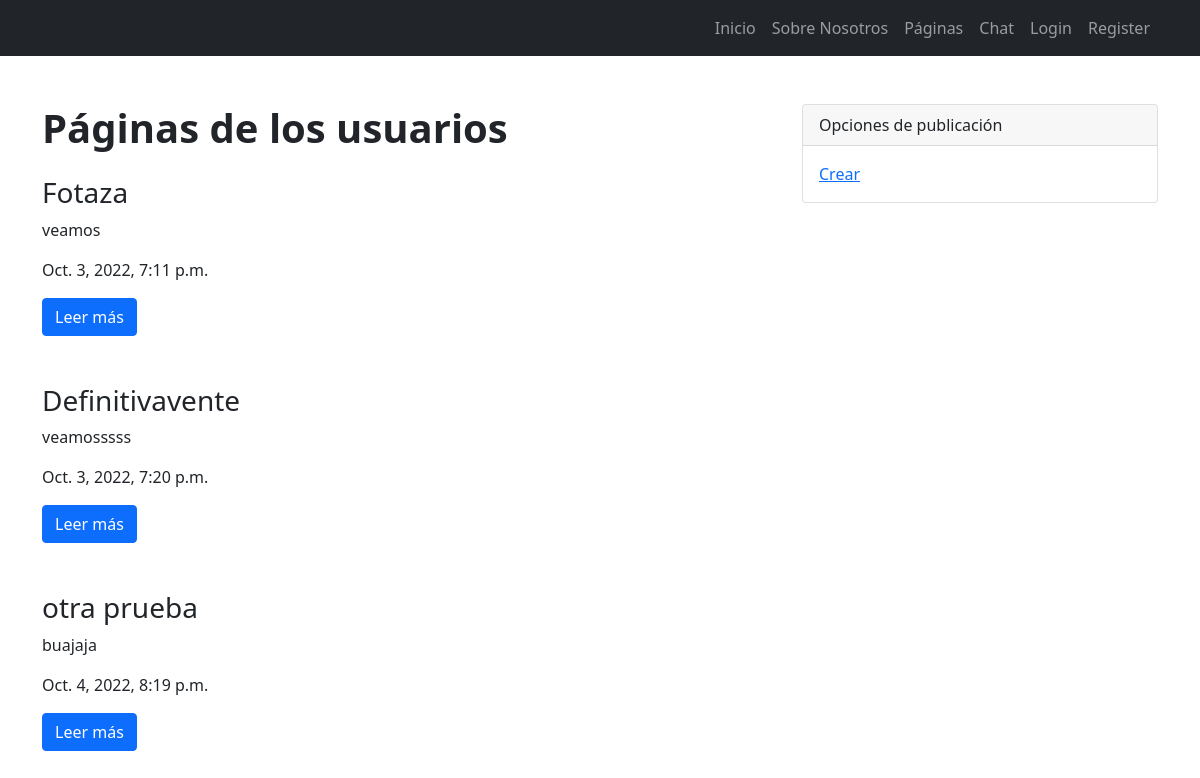
Page /paginas/ on the earlier database version.
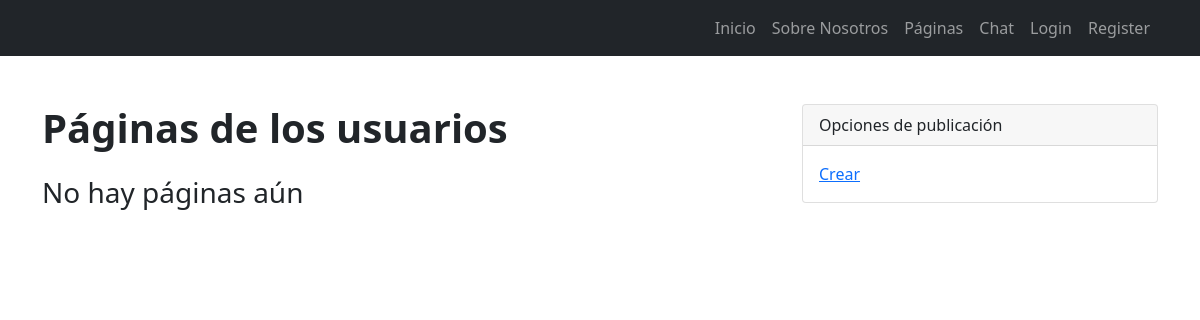
Same page on the later database version.
### blog_app/models.py (models this page shows, shortened)
class Publicacion(models.Model):
    id_publicacion= models.AutoField(primary_key=True)
    titulo = models.CharField(max_length=20)
    subtitulo = models.CharField(max_length=20)
    contenido = RichTextUploadingField()
    autor = models.CharField(max_length=50)
    fecha_creacion = models.DateTimeField(auto_now_add=True)

### blog_app/views.py (the view)
# urls.py: path('paginas/', paginas, name="paginas"),
def paginas(request):
    publicaciones = Publicacion.objects.all()
    if not publicaciones.exists():
        return render(request, "leer_paginas.html", {"publicaciones" : publicaciones, "mensaje" : "No hay páginas aún"})
    else:
        return render(request, "leer_paginas.html", {"publicaciones" : publicaciones})

### blog_app/templates/leer_paginas.html (shortened to what this page needs)
{% extends "base.html" %}
{% load static %}
{% block Titulo %}
        <h1 class="fw-bolder mb-1">Páginas de los usuarios</h1>
{% endblock %}
{% block navegacion %}
        <div class="card mb-4">
        <div class="card-header">Opciones de publicación</div>
        <div class="card-body">
                <div class="row">
                <div class="col-sm-6">
                        <ul class="list-unstyled mb-0">
                        <li><a href="{% url 'crear_pagina' %}">Crear</a></li>
                        </ul>
                </div>
                </div>
        </div>
        </div>
{% endblock %}
{% block contenido %}
<h3>{{ mensaje }}</h3>
        {% if publicaciones %}
                {% for publicacion in publicaciones %}
                <div class="row">
                        <div class="col-md-5">
                          <h3>{{ publicacion.titulo }}</h3>
                          <p>{{ publicacion.subtitulo }}</p>
                          <p>{{ publicacion.fecha_creacion }}</p>
                          <a class="btn btn-primary" href="{% url 'get_pagina' publicacion.id_publicacion %}">Leer más</a>
                        </div>
                      </div>
                      <br>
                      <br>
                {% endfor %}
        {% endif %}
{% endblock %}

Differences in the rows shown:
removed Publicacion: titulo "Fotaza", subtitulo "veamos", fecha_creacion "Oct. 3, 2022, 7:11 p.m."
removed Publicacion: titulo "Definitivavente", subtitulo "veamosssss", fecha_creacion "Oct. 3, 2022, 7:20 p.m."
removed Publicacion: titulo "otra prueba", subtitulo "buajaja", fecha_creacion "Oct. 4, 2022, 8:19 p.m."
Other differences:
{{ mensaje }}: (not shown) → "No hay páginas aún"
